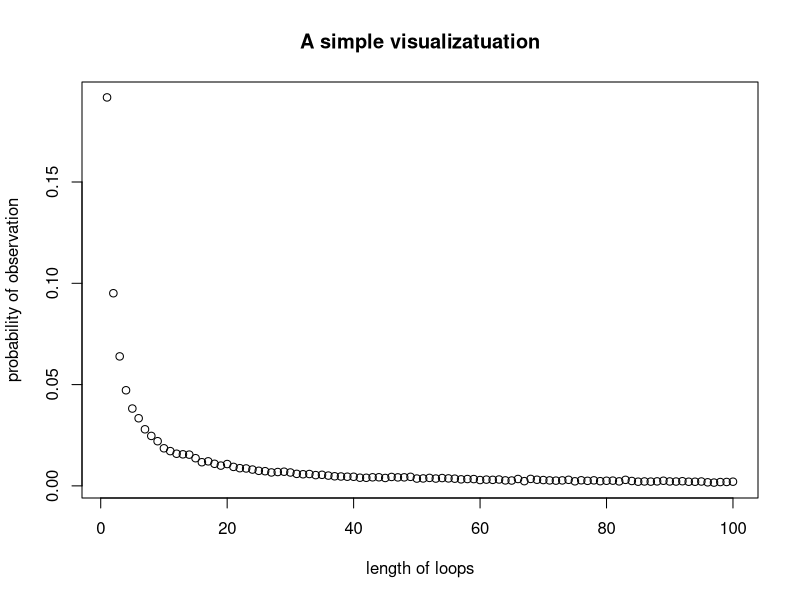

Here is the R script that generated this plot:
## Statistical Programming, Practical 2
## Github repo: https://github.com/ElliotLeishman/Group_Assignment_2.git
## Christos Giannikos (s2436019), Elliot Leishman (s1808740), 
## Patrick Renaud (s2462989)

## We have 2n prisoners’ number between 1 and 2n. Each prisoner enters a room 
## filled with 2n boxes, each boxes in turn has a number between 1 and 2n inside 
## it. Each prisoner gets to choose n boxes, if every prisoner chooses a box 
## containing their own number all prisoners go free. In this assignment we 
## investigate the effect different strategies for picking the boxes has on the 
## probability that the prisoners all go free. 
## Specifically, we investigate the following three strategies:
## 1: Each prisoner starts with the box corresponding to their number, eg. The 
## first prisoner will open the first box. If the number inside this box is the 
## prisoners’ number then the prisoner has found their number. If it isn’t, they 
## move to the box corresponding to that number. This is repeated until the 
## prisoner has selected n boxes.
## 2: Exactly the same as strategy 1 but each prisoner starts with a random box.
## 3: Each prisoner chooses n boxes at random.

##General Outline: 
## We define a function called Box_Choice which returns the box choices a 
## prisoner will make depending on the strategy they have chosen. Next, we 
## define a check function which simply checks if a vector contains a specific 
## determined element. We then define a function Pone which determines the 
## probability an individual prisoner will find their number given a strategy. 
## Function Pall then determines the probability that all prisoners go free. 
## Finally, we define a function dloop to investigate the presence of
## loops in a random shuffling of the cards inside the boxes.



Box_Choice <- function(n, k, box_values, strategy){
  ## This function will be called when we need a selection of boxes as chosen 
  ## by either strategy 1, 2 or 3. Its inputs are:
  ##    n - The number of boxes to be chosen,
  ##    k - The number of specific prisoner,
  ##    box_values - The number inside each box (to be generated before function
  ##    is called),
  ##    strategy - Determines which strategy we should use out of 1,2 or 3.
  ## The function outputs a vector, named choice, of n numbers between 1 and 2n 
  ## inclusive which have been chosen by following the indicated strategy.
  
  choice <- array(0, c(n)) ## Intialise choice vector
  if (strategy == 1){ ## Strategy 1
    choice[1] <- box_values[k] ## Sets first element as the number in box k.
    for (i in 2:n){
      choice[i] <- box_values[choice[i-1]]
    }
  }
  if (strategy == 2){
    random <- sample(1:(2*n), 1, replace = FALSE) ## Selects the random number
    ## to start from.
    choice[1] <- box_values[random]
    for (i in 2:n){
      choice[i] <- box_values[choice[i-1]]
    }
  }
  if (strategy == 3){
    choice <- sample(1:(2*n),n, replace = FALSE) ## Generates n random integers 
    ## between 1 and 2n.
  }
  return(choice)
}

check <- function(k, a){
  ## Function checks if a number k is in a vector a if so it returns 1 else 0.
  if (k %in% a){return(1)}
  else{return(0)}
}


pone <- function(n, k, strategy, nreps){
  ## Function which runs a stochastic model to estimate the probability one
  ## prisoner finds their number. Its inputs are:
  ##    n - number of boxes opened by prisoner,
  ##    k - prisoner number,
  ##    strategy - strategy deployed by prisoner,
  ##    nreps - number of times we run stochastic model.
  ## It outputs a real number.
  count <- 0 ## Initialise counter
  for (i in 1:nreps){
    box_values <- sample(1:(2 * n), 2 * n, replace = FALSE) ## Generates the 
    ## numbers in each box randomly.
    count <- count + check(k, Box_Choice(n, k, box_values, strategy)) ## If the 
    ## vector returned by the Box_Choice function contains the prisoners number
    ## we add one to the counter.
  }
  return(count/nreps)
}


pall <- function(n, strategy, nreps){
  ## Function runs a stochastic simulation to estimate the probability that all 
  ## prisoners find their number and hence are released. It has the inputs n, 
  ## strategy and nreps, which are already defined in previous functions. It
  ## returns a real number between 0 and 1.
  ## It works by first initializing a zero array of dimensions nreps x 2n. Then
  ## generating the numbers inside each box, since these numbers should be same 
  ## for all prisoners in each simulation. We then replace the entries of the
  ## array using the check and Box_Choice functions to store data on if each
  ## prisoner finds their number. We then manipulate this data to return the 
  ## probability.
  
  
  A <- array(0, c(nreps, 2 * n)) ## Set up empty array.
  for (i in 1:nreps){
    box_values <- sample(1:(2 * n), 2 * n, replace = FALSE)
    for (k in 1:(2 * n)){
      A[i,k] <- check(k, Box_Choice(n, k, box_values, strategy))
    }
  }
  x <- apply(A, 1, sum) ## Sum rows 
  x <- match(x, 2 * n)  ## Finds entries equalling 2n, these are the ones where 
  ## all prisoners find their number.
  x <- x[which(x!="NA")]## Remove NAs
  return(length(x)/ nreps)
}

## We now estimate the probability a prisoner finds their number by running the
## function Pone, for each strategy, first for n = 5. 
pone(5, 1, 1, 1000) ;pone(5, 1, 2, 1000);pone(5, 1, 3, 1000)
## and then for n = 50.
pone(50, 1, 1, 1000);pone(50, 1, 2, 1000);pone(50, 1, 3, 1000)
## We have set k = 1 as the choice of k is arbitrary and will not affect the 
## probabilities.

## Now we estimate the joint probability all prisoners are freed by running the
## function Pall, for each strategy, again for n = 5 and n = 50.
pall(5, 1, 1000);pall(5, 2, 1000);pall(5, 3, 1000)
pall(50, 1, 1000);pall(50, 2, 1000);pall(50, 3, 1000)


## The results from running the function suggest that all three strategies give 
## approximately the same chance of suggest for one prisoner. However, rather 
## surprisingly, for all the prisoners to achieve success, the first strategy is 
## much better at around 33% chance of success. We hypothesise this is due to 
## this method not being truly independent since the prisoners all start at the 
## box predetermined by their number. 

## It is worth pointing out that if strategies 2 and 3 are indeed independent as 
## the simulation would suggest, the joint probability of two prisoners being 
## set free (ie n=1) is 0.5^2 or 0.25. This is less than the probability of 100 
##prisoners being released if they follow strategy 1.

dloop <- function(n,nreps){
  ## This is a function that receives as arguments the number of prisoners 
  ## divided by two (n) and the number of total reiterations (nreps) of the 
  ## simulation experiment, in order to estimate the probability of each loop 
  ## of length from 1 to 2n occurring at least once in a random shuffling of 
  ## cards (i.e. numbers of prisoners) to boxes. As a result, it returns a 
  ## vector p_len of 2*n elements, where p[l] is the estimated probability (by 
  ## simulation) of a loop of length l appearing in a random shuffling of cards
  ## to boxes. 
  ## After initializing a 2*n vector p for the desired probabilities to zero, in
  ## each of the nreps iterations, the function examines each of the boxes in 
  ## sequence. If the card inside the examined box is not already part of a loop
  ## that the function has so far determined, it determines the loop including
  ## this element (indexed j). This is achieved by storing the elements of the 
  ## loop in the j-th row of the array s (so to exclude the elements of the loop
  ## that will be tested later) and increasing p[l] at the end, where l is the 
  ## length of the determined loop. Finally, it divides the number of the 
  ## observed loops of length l by the total number of loops observed, thus 
  ## rendering the elements of p_len probabilities. 
  
  p=array(0,2*n) #initializing probabilities to zero 
  for (h in 1:nreps){
    s=array(0,c(2*n,2*n))# initializing the s array where each nonzero row will
    ## contains the elements of a loop
    b <- sample(1:(2*n), 2*n, replace = FALSE) #creating a random distribution
    ## of the cards (numbers of prisoners) to boxes 
    for (j in b){
      if (check(j,s)==0){ ##first exclude any elements already in a loop 
        s[j,1] <- b[j]##setting the first element of the loop 
        l=1 ## initializing the length of the loop 
        while ((s[j,l]!=j) && (l<(2*n))){ ## keep increasing the depth of the 
          ## loop until we find the desired element j
          s[j,l+1]=b[s[j,l]] ## adding newly determined elements of the loop
          l=l+1
        }
        p[l]=p[l]+1 ##increase the number of observed loops of length l 
      }
    }
  }
  p_len<-p[1:(2*n)]/sum(p[1:(2*n)]) ##divide by the number of total loops 
  
  return(p_len)
}

## We will now provide an example of estimating the probabilities of observing 
## loops of length l, l=1,...,2*n for n=50, i.e. for 100 prisoners 
p <- dloop(50,10000)

## Furthermore, we will try to access the probability of no loops longer than 
## n=50 appearing in a random reshuffling of cards to boxes. This probability 
## can be estimated by 1 minus the sum the estimated probabilities of observing 
## a loop of length l, l=51,52,...,100 in a random shuffling of 100 cards, i.e.
  p_under_50=1-sum(p[51:100])
  
## This probability is equal to the probability that 100 prisoners succeed in 
## finding their cards when acting under strategy 1, i.e pall(100,1,), since the
## existence or not of a loop larger than n is what determines whether they 
## succeed or not. As a result, we expect it to be close to 0.3333, since in 
## theory it is equal to 1-(1/51+1/52+...+1/100)=1/3.
  
  
## Finally, we will try to visualize the probabilities of p-under_50 that we 
## calculated with a simple scatterplot
## First, we create a data frame with the data we desire to visualize
  data = data.frame( x=1:100, y=p)

## Basic scatterplot
## We place on the x-axis the possible lengths of the loops in a random 
## shuffling of 100 cards and on the y-axis the probabilities of observing 
## loops of length l
plot(data$x, data$y,
     xlab="length of loops", ylab="probability of observation",
     main="A simple visualizatuation")


